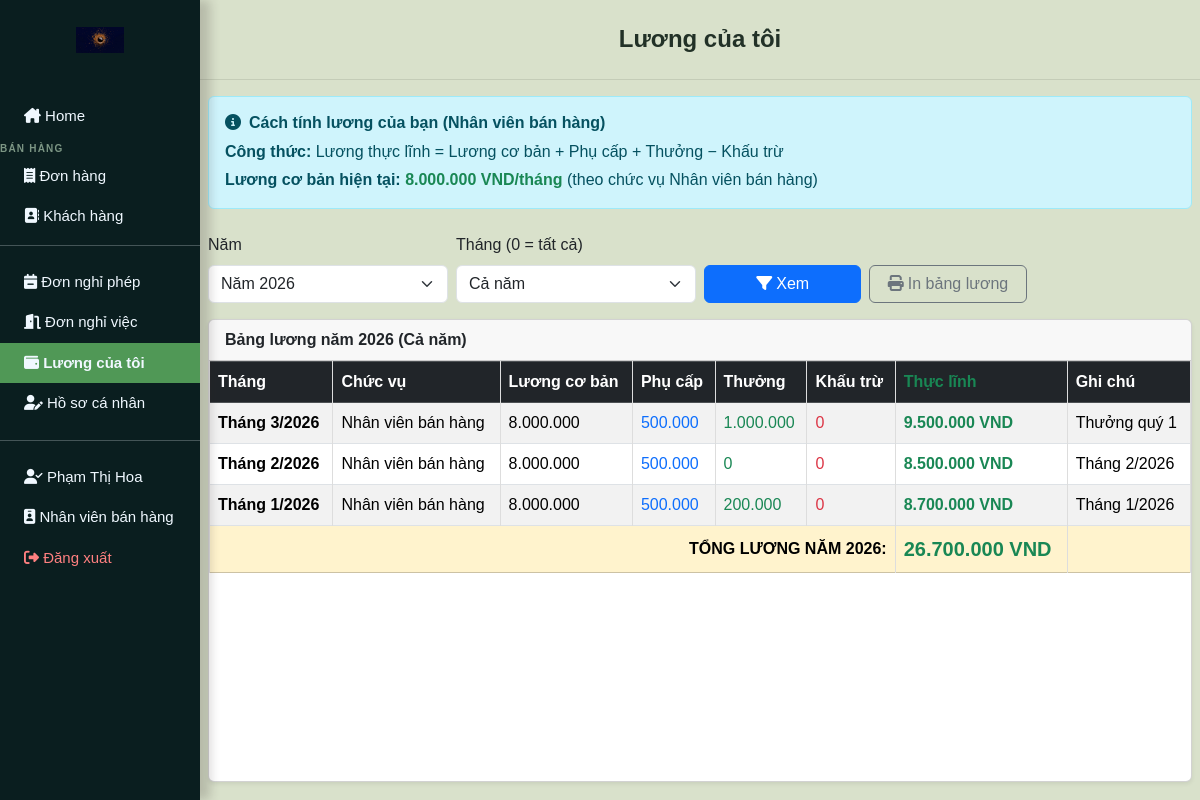
The page /user_page.php?luong_ca_nhan (signed in) on the database its author committed.
### tables this page shows
CREATE TABLE `accounts` (
  `account_id`  INT NOT NULL AUTO_INCREMENT,
  `full_name`   VARCHAR(150) NOT NULL,
  `email`       VARCHAR(150) NOT NULL,
  `password`    VARCHAR(255) NOT NULL,
  `role_id`     INT NOT NULL DEFAULT 3,
  `position_id` INT DEFAULT NULL,
  `phone`       VARCHAR(20) DEFAULT NULL,
  `address`     TEXT DEFAULT NULL,
  `birth_date`  DATE DEFAULT NULL,
  `gender`      ENUM('nam','nữ','khác') DEFAULT NULL,
  `avatar`      VARCHAR(255) DEFAULT NULL,
  `status`      ENUM('active','inactive') NOT NULL DEFAULT 'active',
  `hire_date`   DATE DEFAULT NULL,
  `created_at`  TIMESTAMP NULL DEFAULT CURRENT_TIMESTAMP,
  `updated_at`  TIMESTAMP NULL DEFAULT CURRENT_TIMESTAMP ON UPDATE CURRENT_TIMESTAMP,
  PRIMARY KEY (`account_id`),
  UNIQUE KEY `uniq_email` (`email`),
  KEY `fk_acc_role` (`role_id`),
  KEY `fk_acc_pos` (`position_id`),
  CONSTRAINT `fk_acc_role` FOREIGN KEY (`role_id`) REFERENCES `roles` (`id`),
  CONSTRAINT `fk_acc_pos`  FOREIGN KEY (`position_id`) REFERENCES `positions` (`position_id`)
);

CREATE TABLE `positions` (
  `position_id`   INT NOT NULL AUTO_INCREMENT,
  `position_name` VARCHAR(100) NOT NULL,
  `base_salary`   BIGINT NOT NULL DEFAULT 0,
  `description`   TEXT DEFAULT NULL,
  `is_active`     TINYINT(1) NOT NULL DEFAULT 1,
  `created_at`    TIMESTAMP NULL DEFAULT CURRENT_TIMESTAMP,
  `updated_at`    TIMESTAMP NULL DEFAULT CURRENT_TIMESTAMP ON UPDATE CURRENT_TIMESTAMP,
  PRIMARY KEY (`position_id`)
);

CREATE TABLE `salary_records` (
  `salary_record_id` INT NOT NULL AUTO_INCREMENT,
  `account_id`       INT NOT NULL,
  `position_id`      INT NOT NULL,
  `salary_month`     TINYINT NOT NULL,
  `salary_year`      YEAR NOT NULL,
  `base_salary`      BIGINT NOT NULL DEFAULT 0,
  `allowance`        BIGINT NOT NULL DEFAULT 0,
  `bonus`            BIGINT NOT NULL DEFAULT 0,
  `deductions`       BIGINT NOT NULL DEFAULT 0,
  `total_salary`     BIGINT NOT NULL DEFAULT 0,
  `notes`            TEXT DEFAULT NULL,
  `created_by`       INT DEFAULT NULL,
  `created_at`       TIMESTAMP NULL DEFAULT CURRENT_TIMESTAMP,
  `updated_at`       TIMESTAMP NULL DEFAULT CURRENT_TIMESTAMP ON UPDATE CURRENT_TIMESTAMP,
  PRIMARY KEY (`salary_record_id`),
  UNIQUE KEY `uniq_salary` (`account_id`,`salary_month`,`salary_year`),
  KEY `fk_sr_acc` (`account_id`),
  KEY `fk_sr_pos` (`position_id`),
  CONSTRAINT `fk_sr_acc` FOREIGN KEY (`account_id`)  REFERENCES `accounts`  (`account_id`),
  CONSTRAINT `fk_sr_pos` FOREIGN KEY (`position_id`) REFERENCES `positions` (`position_id`)
);

### src/models/authorization.php (called while the page is built, shortened)
<?php
function roleLabel(string $roleName): string
{
    $labels = [
        AppRole::ADMIN     => 'Quản trị viên',
        AppRole::MANAGER   => 'Quản lý',
        AppRole::SALES     => 'Nhân viên bán hàng',
        AppRole::WAREHOUSE => 'Nhân viên kho',
    ];
    return $labels[$roleName] ?? 'Không xác định';
}
function currentRole(): string
{
    return $_SESSION['role_name'] ?? '';
}
function currentUserId(): int
{
    return (int) ($_SESSION['account_id'] ?? 0);
}

### src/views/luong_ca_nhan.php (the view, shortened to what this page needs)
<?php
global $conn;
$uid = currentUserId();
$selected_year  = (int)($_GET['year']  ?? date('Y'));
$selected_month = (int)($_GET['month'] ?? 0);
$years_sql = "SELECT DISTINCT salary_year FROM salary_records WHERE account_id = $uid ORDER BY salary_year DESC";
$years_result = mysqli_query($conn, $years_sql);
$years = $years_result ? mysqli_fetch_all($years_result, MYSQLI_ASSOC) : [];
$where_month = $selected_month > 0 ? "AND salary_month = $selected_month" : '';
$salary_sql = "SELECT sr.*, p.position_name, a.full_name
               FROM salary_records sr
               JOIN positions p ON p.position_id = sr.position_id
               JOIN accounts a ON a.account_id = sr.account_id
               WHERE sr.account_id = $uid AND sr.salary_year = $selected_year $where_month
               ORDER BY sr.salary_year DESC, sr.salary_month DESC";
$salary_result = mysqli_query($conn, $salary_sql);
$salary_records = $salary_result ? mysqli_fetch_all($salary_result, MYSQLI_ASSOC) : [];
$total_year = array_sum(array_column($salary_records, 'total_salary'));
$position_sql = "SELECT p.position_name, p.base_salary, p.description
                 FROM accounts a JOIN positions p ON p.position_id = a.position_id
                 WHERE a.account_id = $uid";
$pos_r = mysqli_query($conn, $position_sql);
$my_position = $pos_r ? mysqli_fetch_assoc($pos_r) : null;
?>
<div class="dash_board px-2">
    <?php if ($my_position): ?>
    <div class="alert alert-info mt-3">
        <h6 class="fw-bold"><i class="fa-solid fa-circle-info me-2"></i>Cách tính lương của bạn (<?= htmlspecialchars($my_position['position_name']) ?>)</h6>
        <p class="mb-1"><b>Công thức:</b> Lương thực lĩnh = Lương cơ bản + Phụ cấp + Thưởng − Khấu trừ</p>
        <p class="mb-0">
            <b>Lương cơ bản hiện tại:</b>
            <span class="text-success fw-bold"><?= number_format($my_position['base_salary'],0,',','.') ?> VND/tháng</span>
            (theo chức vụ <?= htmlspecialchars($my_position['position_name']) ?>)
        </p>
    </div>
    <?php endif; ?>
    <form class="row g-2 align-items-end mt-2" method="GET" action="user_page.php">
        <div class="col-md-3">
            <label class="form-label">Năm</label>
            <select class="form-select" name="year">
                <?php foreach ($years as $y): ?>
                    <option value="<?= $y['salary_year'] ?>" <?= $y['salary_year'] == $selected_year ? 'selected' : '' ?>>
                        Năm <?= $y['salary_year'] ?>
                    </option>
                <?php endforeach; ?>
            </select>
        </div>
        <div class="col-md-3">
            <label class="form-label">Tháng (0 = tất cả)</label>
            <select class="form-select" name="month">
                <option value="0" <?= $selected_month == 0 ? 'selected':'' ?>>Cả năm</option>
            </select>
        </div>
        <div class="col-md-2">
            <button class="btn btn-primary w-100" type="submit"><i class="fa-solid fa-filter me-1"></i>Xem</button>
        </div>
        <div class="col-md-2">
            <a class="btn btn-outline-secondary w-100"
               href="user_page.php?luong_ca_nhan&year=<?= $selected_year ?>&month=<?= $selected_month ?>&print=1"
               target="_blank">
                <i class="fa-solid fa-print me-1"></i>In bảng lương
            </a>
        </div>
    </form>
    <div class="mt-3">
        <?php if (empty($salary_records)): ?>
            <div class="alert alert-warning">Chưa có dữ liệu lương cho kỳ đã chọn.</div>
        <?php else: ?>
        <div class="card shadow-sm">
            <div class="card-header fw-bold">
                Bảng lương năm <?= $selected_year ?>
                <?= $selected_month > 0 ? ' - Tháng ' . $selected_month : ' (Cả năm)' ?>
            </div>
            <div class="card-body p-0">
                <table class="table table-striped table-hover table-bordered mb-0 text-center">
                    <thead class="table-dark">
                        <tr>
                            <th>Tháng</th>
                            <th>Chức vụ</th>
                            <th>Lương cơ bản</th>
                            <th>Phụ cấp</th>
                            <th>Thưởng</th>
                            <th>Khấu trừ</th>
                            <th class="text-success">Thực lĩnh</th>
                            <th>Ghi chú</th>
                        </tr>
                    </thead>
                    <tbody>
                        <?php foreach ($salary_records as $sr): ?>
                        <tr>
                            <td class="fw-bold">Tháng <?= $sr['salary_month'] ?>/<?= $sr['salary_year'] ?></td>
                            <td><?= htmlspecialchars($sr['position_name']) ?></td>
                            <td><?= number_format($sr['base_salary'],0,',','.') ?></td>
                            <td class="text-primary"><?= number_format($sr['allowance'],0,',','.') ?></td>
                            <td class="text-success"><?= number_format($sr['bonus'],0,',','.') ?></td>
                            <td class="text-danger"><?= $sr['deductions'] > 0 ? '-' . number_format($sr['deductions'],0,',','.') : '0' ?></td>
                            <td class="text-success fw-bold fs-6"><?= number_format($sr['total_salary'],0,',','.') ?> VND</td>
                            <td><?= htmlspecialchars($sr['notes'] ?? '') ?></td>
                        </tr>
                        <?php endforeach; ?>
                    </tbody>
                    <tfoot class="table-warning fw-bold">
                        <tr>
                            <td colspan="6" class="text-end">TỔNG LƯƠNG <?= $selected_month > 0 ? '' : 'NĂM ' . $selected_year ?>:</td>
                            <td class="text-success fs-5"><?= number_format($total_year,0,',','.') ?> VND</td>
                            <td></td>
                        </tr>
                    </tfoot>
                </table>
            </div>
        </div>
        <?php endif; ?>
    </div>
</div>
</div>
</div>

### src/views/header.php (shortened to what this page needs)
<!DOCTYPE html>
<html lang="en">
<head>
    <link href="https://cdn.jsdelivr.net/npm/bootstrap@5.3.3/dist/css/bootstrap.min.css" rel="stylesheet" />
    <link rel="stylesheet" href="https://cdnjs.cloudflare.com/ajax/libs/font-awesome/6.5.1/css/all.min.css" />
    <link rel="stylesheet" href="css/style.css" />
</head>
<?php
$roleName = currentRole();
$isSalesRole = $roleName === AppRole::SALES;
$isManagerRole = $roleName === AppRole::MANAGER;
$isAdminRole = $roleName === AppRole::ADMIN;
$isManagerOrAdmin = $isManagerRole || $isAdminRole;
?>
<?php
$currentTitle = 'COFFEE SHOP';
if (isset($_GET['home'])) {
    $currentTitle = 'COFFEE SHOP';
} elseif (isset($_GET['dashboard'])) {
    $currentTitle = 'COFFEE SHOP';
} elseif (isset($_GET['sanpham'])) {
    $currentTitle = 'Sản phẩm';
} elseif (isset($_GET['phieunhap'])) {
    $currentTitle = 'Phiếu nhập kho';
} elseif (isset($_GET['phieuxuat'])) {
    $currentTitle = 'Phiếu xuất kho';
} elseif (isset($_GET['kho_thongke'])) {
    $currentTitle = 'Thống kê tồn kho';
} elseif (isset($_GET['baocao_kho'])) {
    $currentTitle = 'Báo cáo kho';
} elseif (isset($_GET['baocao_kinhdoanh'])) {
    $currentTitle = 'Báo cáo kinh doanh';
} elseif (isset($_GET['baocao_nhansu'])) {
    $currentTitle = 'Báo cáo nhân sự';
} elseif (isset($_GET['nhacungcap'])) {
    $currentTitle = 'Quản lý nhà cung cấp';
} elseif (isset($_GET['loai'])) {
    $currentTitle = 'Loại sản phẩm';
} elseif (isset($_GET['donhang'])) {
    $currentTitle = 'Đơn hàng';
} elseif (isset($_GET['khachhang'])) {
    $currentTitle = 'Khách hàng';
} elseif (isset($_GET['nhansu'])) {
    $currentTitle = 'Nhân sự';
} elseif (isset($_GET['chucvu'])) {
    $currentTitle = 'Quản lý chức vụ';
} elseif (isset($_GET['bangluong'])) {
    $currentTitle = 'Bảng lương';
} elseif (isset($_GET['luong_ca_nhan'])) {
    $currentTitle = 'Lương của tôi';
} elseif (isset($_GET['donnghi'])) {
    $currentTitle = 'Đơn nghỉ phép';
} elseif (isset($_GET['donnghiviec'])) {
    $currentTitle = 'Đơn nghỉ việc';
} elseif (isset($_GET['profile'])) {
    $currentTitle = 'Hồ sơ cá nhân';
} elseif (isset($_GET['thongke'])) {
    $currentTitle = 'Thống kê';
} elseif (isset($_GET['backup'])) {
    $currentTitle = 'Sao lưu & Phục hồi';
}
?>
<body class="app-shell">
    <div class="nav-side p-0">
        <div class="logo p-1 justify-content-center text-center">
            <a href="user_page.php?home"> <img src="img/logo.jpg" alt="Logo"></a>
        </div>
        <div class="navs pt-3">
            <div class="container-fluid">
                <a class="text-truncate <?= isset($_GET['home'])||isset($_GET['dashboard']) ? 'active' : '' ?>"
                   href="user_page.php?home"><i class="fa-solid fa-house-chimney"></i> Home</a>
            </div>
            <?php if ($isSalesRole || $isManagerOrAdmin) : ?>
                <div class="nav-section-label">BÁN HÀNG</div>
                <div class="container-fluid">
                    <a class="text-truncate <?= isset($_GET['donhang']) ? 'active' : '' ?>"
                       href="user_page.php?donhang"><i class="fa-solid fa-receipt"></i> Đơn hàng</a>
                </div>
                <div class="container-fluid">
                    <a class="text-truncate <?= isset($_GET['khachhang']) ? 'active' : '' ?>"
                       href="user_page.php?khachhang"><i class="fa-solid fa-address-book"></i> Khách hàng</a>
                </div>
            <?php endif; ?>
        </div>
        <hr class="mt-2">
        <div class="navs text-center p-0">
            <div class="container-fluid">
                <a class="text-truncate <?= isset($_GET['donnghi']) && !$isManagerOrAdmin ? 'active' : '' ?>"
                   href="user_page.php?donnghi"><i class="fa-solid fa-calendar-minus"></i> Đơn nghỉ phép</a>
            </div>
            <div class="container-fluid">
                <a class="text-truncate <?= isset($_GET['donnghiviec']) && !$isManagerOrAdmin ? 'active' : '' ?>"
                   href="user_page.php?donnghiviec"><i class="fa-solid fa-door-open"></i> Đơn nghỉ việc</a>
            </div>
            <div class="container-fluid">
                <a class="text-truncate <?= isset($_GET['luong_ca_nhan']) ? 'active' : '' ?>"
                   href="user_page.php?luong_ca_nhan"><i class="fa-solid fa-wallet"></i> Lương của tôi</a>
            </div>
            <div class="container-fluid">
                <a class="text-truncate <?= isset($_GET['profile']) ? 'active' : '' ?>"
                   href="user_page.php?profile"><i class="fa-solid fa-user-pen"></i> Hồ sơ cá nhân</a>
            </div>
        </div>
        <div class="navs text-center p-0">
            <hr class="mt-3">
            <div class="container-fluid">
                <a class="text-truncate"><i class="fa-solid fa-user-check"></i> <?= $user_name ?? '' ?></a>
            </div>
            <div class="container-fluid">
                <a class="text-truncate"><i class="fa-solid fa-id-badge"></i> <?= roleLabel(currentRole()) ?></a>
            </div>
            <div class="    container-fluid logout-btn">
                <a class="text-truncate" href="logout.php"><i class="fa-solid fa-right-from-bracket"></i> Đăng xuất</a>
            </div>
        </div>
    </div>
    <div class="app-right">
        <div class="app-topbar px-3">
            <h4 class="mb-0 fw-bold"><?= htmlspecialchars($currentTitle) ?></h4>
        </div>
        <div class="main p-0">

### rows shown on the page
accounts: full_name "Phạm Thị Hoa"
positions: position_name "Nhân viên bán hàng", base_salary "8.000.000"
salary_records: salary_month "3", salary_year "2026", position.position_name "Nhân viên bán hàng", base_salary "8.000.000", allowance "500.000", bonus "1.000.000", deductions "0", total_salary "9.500.000", notes "Thưởng quý 1"
salary_records: salary_month "2", salary_year "2026", position.position_name "Nhân viên bán hàng", base_salary "8.000.000", allowance "500.000", bonus "0", deductions "0", total_salary "8.500.000", notes "Tháng 2/2026"
salary_records: salary_month "1", salary_year "2026", position.position_name "Nhân viên bán hàng", base_salary "8.000.000", allowance "500.000", bonus "200.000", deductions "0", total_salary "8.700.000", notes "Tháng 1/2026"

### other values the page prints
roleLabel(currentRole()) "Nhân viên bán hàng"
$currentTitle "Lương của tôi"
$total_year "26.700.000"
